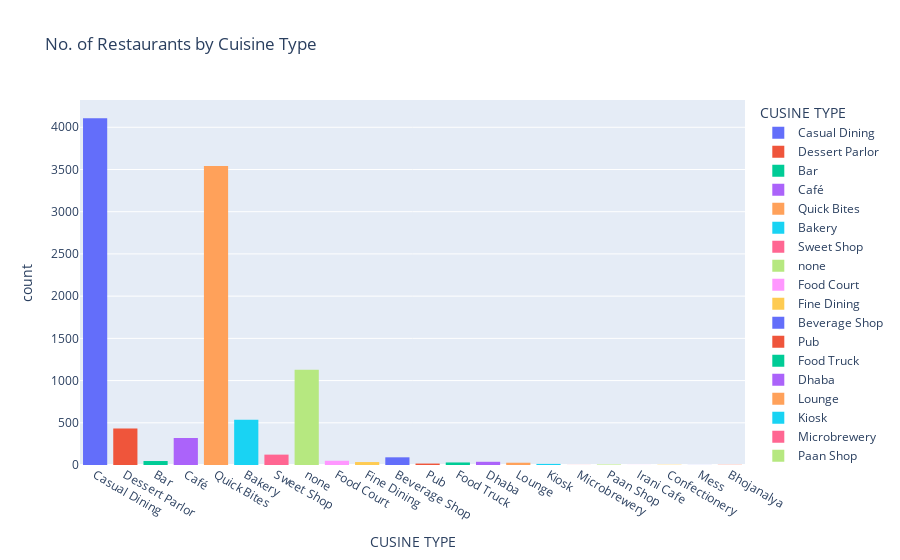

This figure's notebook cell:
### Markdown cell above
# 5. Performing Exploratory Data Analysis

#### Q1) How many restaurants are in Mumbai for each type of cuisine?

### Code cell
fig = px.histogram(zomato_df, x='CUSINE TYPE', color='CUSINE TYPE', title= 'No. of Restaurants by Cuisine Type')
fig.show()

### Figure 1 — Plotly figure (JSON) as saved in the notebook; plotly's stock layout.template omitted (floating-point values rounded to 4 significant figures; data arrays with more than 128 entries replaced by an {"elided": "..."} marker saying what was removed)
{"data": [{"alignmentgroup": "True", "bingroup": "x", "hovertemplate": "CUSINE TYPE=%{x}<br>count=%{y}<extra></extra>", "legendgroup": "Casual Dining", "marker": {"color": "#636efa", "pattern": {"shape": ""}}, "name": "Casual Dining", "offsetgroup": "Casual Dining", "orientation": "v", "showlegend": true, "type": "histogram", "x": {"elided": "4107 str values"}, "xaxis": "x", "yaxis": "y"}, {"alignmentgroup": "True", "bingroup": "x", "hovertemplate": "CUSINE TYPE=%{x}<br>count=%{y}<extra></extra>", "legendgroup": "Dessert Parlor", "marker": {"color": "#EF553B", "pattern": {"shape": ""}}, "name": "Dessert Parlor", "offsetgroup": "Dessert Parlor", "orientation": "v", "showlegend": true, "type": "histogram", "x": {"elided": "431 str values"}, "xaxis": "x", "yaxis": "y"}, {"alignmentgroup": "True", "bingroup": "x", "hovertemplate": "CUSINE TYPE=%{x}<br>count=%{y}<extra></extra>", "legendgroup": "Bar", "marker": {"color": "#00cc96", "pattern": {"shape": ""}}, "name": "Bar", "offsetgroup": "Bar", "orientation": "v", "showlegend": true, "type": "histogram", "x": ["Bar", "Bar", "Bar", "Bar", "Bar", "Bar", "Bar", "Bar", "Bar", "Bar", "Bar", "Bar", "Bar", "Bar", "Bar", "Bar", "Bar", "Bar", "Bar", "Bar", "Bar", "Bar", "Bar", "Bar", "Bar", "Bar", "Bar", "Bar", "Bar", "Bar", "Bar", "Bar", "Bar", "Bar", "Bar", "Bar", "Bar", "Bar", "Bar", "Bar", "Bar", "Bar", "Bar", "Bar", "Bar", "Bar", "Bar"], "xaxis": "x", "yaxis": "y"}, {"alignmentgroup": "True", "bingroup": "x", "hovertemplate": "CUSINE TYPE=%{x}<br>count=%{y}<extra></extra>", "legendgroup": "Café", "marker": {"color": "#ab63fa", "pattern": {"shape": ""}}, "name": "Café", "offsetgroup": "Café", "orientation": "v", "showlegend": true, "type": "histogram", "x": {"elided": "320 str values"}, "xaxis": "x", "yaxis": "y"}, {"alignmentgroup": "True", "bingroup": "x", "hovertemplate": "CUSINE TYPE=%{x}<br>count=%{y}<extra></extra>", "legendgroup": "Quick Bites", "marker": {"color": "#FFA15A", "pattern": {"shape": ""}}, "name": "Quick Bites", "offsetgroup": "Quick Bites", "orientation": "v", "showlegend": true, "type": "histogram", "x": {"elided": "3540 str values"}, "xaxis": "x", "yaxis": "y"}, {"alignmentgroup": "True", "bingroup": "x", "hovertemplate": "CUSINE TYPE=%{x}<br>count=%{y}<extra></extra>", "legendgroup": "Bakery", "marker": {"color": "#19d3f3", "pattern": {"shape": ""}}, "name": "Bakery", "offsetgroup": "Bakery", "orientation": "v", "showlegend": true, "type": "histogram", "x": {"elided": "537 str values"}, "xaxis": "x", "yaxis": "y"}, {"alignmentgroup": "True", "bingroup": "x", "hovertemplate": "CUSINE TYPE=%{x}<br>count=%{y}<extra></extra>", "legendgroup": "Sweet Shop", "marker": {"color": "#FF6692", "pattern": {"shape": ""}}, "name": "Sweet Shop", "offsetgroup": "Sweet Shop", "orientation": "v", "showlegend": true, "type": "histogram", "x": ["Sweet Shop", "Sweet Shop", "Sweet Shop", "Sweet Shop", "Sweet Shop", "Sweet Shop", "Sweet Shop", "Sweet Shop", "Sweet Shop", "Sweet Shop", "Sweet Shop", "Sweet Shop", "Sweet Shop", "Sweet Shop", "Sweet Shop", "Sweet Shop", "Sweet Shop", "Sweet Shop", "Sweet Shop", "Sweet Shop", "Sweet Shop", "Sweet Shop", "Sweet Shop", "Sweet Shop", "Sweet Shop", "Sweet Shop", "Sweet Shop", "Sweet Shop", "Sweet Shop", "Sweet Shop", "Sweet Shop", "Sweet Shop", "Sweet Shop", "Sweet Shop", "Sweet Shop", "Sweet Shop", "Sweet Shop", "Sweet Shop", "Sweet Shop", "Sweet Shop", "Sweet Shop", "Sweet Shop", "Sweet Shop", "Sweet Shop", "Sweet Shop", "Sweet Shop", "Sweet Shop", "Sweet Shop", "Sweet Shop", "Sweet Shop", "Sweet Shop", "Sweet Shop", "Sweet Shop", "Sweet Shop", "Sweet Shop", "Sweet Shop", "Sweet Shop", "Sweet Shop", "Sweet Shop", "Sweet Shop", "Sweet Shop", "Sweet Shop", "Sweet Shop", "Sweet Shop", "Sweet Shop", "Sweet Shop", "Sweet Shop", "Sweet Shop", "Sweet Shop", "Sweet Shop", "Sweet Shop", "Sweet Shop", "Sweet Shop", "Sweet Shop", "Sweet Shop", "Sweet Shop", "Sweet Shop", "Sweet Shop", "Sweet Shop", "Sweet Shop", "Sweet Shop", "Sweet Shop", "Sweet Shop", "Sweet Shop", "Sweet Shop", "Sweet Shop", "Sweet Shop", "Sweet Shop", "Sweet Shop", "Sweet Shop", "Sweet Shop", "Sweet Shop", "Sweet Shop", "Sweet Shop", "Sweet Shop", "Sweet Shop", "Sweet Shop", "Sweet Shop", "Sweet Shop", "Sweet Shop", "Sweet Shop", "Sweet Shop", "Sweet Shop", "Sweet Shop", "Sweet Shop", "Sweet Shop", "Sweet Shop", "Sweet Shop", "Sweet Shop", "Sweet Shop", "Sweet Shop", "Sweet Shop", "Sweet Shop", "Sweet Shop", "Sweet Shop", "Sweet Shop", "Sweet Shop", "Sweet Shop", "Sweet Shop", "Sweet Shop", "Sweet Shop", "Sweet Shop", "Sweet Shop"], "xaxis": "x", "yaxis": "y"}, {"alignmentgroup": "True", "bingroup": "x", "hovertemplate": "CUSINE TYPE=%{x}<br>count=%{y}<extra></extra>", "legendgroup": "none", "marker": {"color": "#B6E880", "pattern": {"shape": ""}}, "name": "none", "offsetgroup": "none", "orientation": "v", "showlegend": true, "type": "histogram", "x": {"elided": "1127 str values"}, "xaxis": "x", "yaxis": "y"}, {"alignmentgroup": "True", "bingroup": "x", "hovertemplate": "CUSINE TYPE=%{x}<br>count=%{y}<extra></extra>", "legendgroup": "Food Court", "marker": {"color": "#FF97FF", "pattern": {"shape": ""}}, "name": "Food Court", "offsetgroup": "Food Court", "orientation": "v", "showlegend": true, "type": "histogram", "x": ["Food Court", "Food Court", "Food Court", "Food Court", "Food Court", "Food Court", "Food Court", "Food Court", "Food Court", "Food Court", "Food Court", "Food Court", "Food Court", "Food Court", "Food Court", "Food Court", "Food Court", "Food Court", "Food Court", "Food Court", "Food Court", "Food Court", "Food Court", "Food Court", "Food Court", "Food Court", "Food Court", "Food Court", "Food Court", "Food Court", "Food Court", "Food Court", "Food Court", "Food Court", "Food Court", "Food Court", "Food Court", "Food Court", "Food Court", "Food Court", "Food Court", "Food Court", "Food Court", "Food Court", "Food Court", "Food Court", "Food Court", "Food Court", "Food Court", "Food Court"], "xaxis": "x", "yaxis": "y"}, {"alignmentgroup": "True", "bingroup": "x", "hovertemplate": "CUSINE TYPE=%{x}<br>count=%{y}<extra></extra>", "legendgroup": "Fine Dining", "marker": {"color": "#FECB52", "pattern": {"shape": ""}}, "name": "Fine Dining", "offsetgroup": "Fine Dining", "orientation": "v", "showlegend": true, "type": "histogram", "x": ["Fine Dining", "Fine Dining", "Fine Dining", "Fine Dining", "Fine Dining", "Fine Dining", "Fine Dining", "Fine Dining", "Fine Dining", "Fine Dining", "Fine Dining", "Fine Dining", "Fine Dining", "Fine Dining", "Fine Dining", "Fine Dining", "Fine Dining", "Fine Dining", "Fine Dining", "Fine Dining", "Fine Dining", "Fine Dining", "Fine Dining", "Fine Dining", "Fine Dining", "Fine Dining", "Fine Dining", "Fine Dining", "Fine Dining", "Fine Dining", "Fine Dining", "Fine Dining", "Fine Dining", "Fine Dining", "Fine Dining"], "xaxis": "x", "yaxis": "y"}, {"alignmentgroup": "True", "bingroup": "x", "hovertemplate": "CUSINE TYPE=%{x}<br>count=%{y}<extra></extra>", "legendgroup": "Beverage Shop", "marker": {"color": "#636efa", "pattern": {"shape": ""}}, "name": "Beverage Shop", "offsetgroup": "Beverage Shop", "orientation": "v", "showlegend": true, "type": "histogram", "x": ["Beverage Shop", "Beverage Shop", "Beverage Shop", "Beverage Shop", "Beverage Shop", "Beverage Shop", "Beverage Shop", "Beverage Shop", "Beverage Shop", "Beverage Shop", "Beverage Shop", "Beverage Shop", "Beverage Shop", "Beverage Shop", "Beverage Shop", "Beverage Shop", "Beverage Shop", "Beverage Shop", "Beverage Shop", "Beverage Shop", "Beverage Shop", "Beverage Shop", "Beverage Shop", "Beverage Shop", "Beverage Shop", "Beverage Shop", "Beverage Shop", "Beverage Shop", "Beverage Shop", "Beverage Shop", "Beverage Shop", "Beverage Shop", "Beverage Shop", "Beverage Shop", "Beverage Shop", "Beverage Shop", "Beverage Shop", "Beverage Shop", "Beverage Shop", "Beverage Shop", "Beverage Shop", "Beverage Shop", "Beverage Shop", "Beverage Shop", "Beverage Shop", "Beverage Shop", "Beverage Shop", "Beverage Shop", "Beverage Shop", "Beverage Shop", "Beverage Shop", "Beverage Shop", "Beverage Shop", "Beverage Shop", "Beverage Shop", "Beverage Shop", "Beverage Shop", "Beverage Shop", "Beverage Shop", "Beverage Shop", "Beverage Shop", "Beverage Shop", "Beverage Shop", "Beverage Shop", "Beverage Shop", "Beverage Shop", "Beverage Shop", "Beverage Shop", "Beverage Shop", "Beverage Shop", "Beverage Shop", "Beverage Shop", "Beverage Shop", "Beverage Shop", "Beverage Shop", "Beverage Shop", "Beverage Shop", "Beverage Shop", "Beverage Shop", "Beverage Shop", "Beverage Shop", "Beverage Shop", "Beverage Shop", "Beverage Shop", "Beverage Shop", "Beverage Shop", "Beverage Shop", "Beverage Shop", "Beverage Shop", "Beverage Shop", "Beverage Shop"], "xaxis": "x", "yaxis": "y"}, {"alignmentgroup": "True", "bingroup": "x", "hovertemplate": "CUSINE TYPE=%{x}<br>count=%{y}<extra></extra>", "legendgroup": "Pub", "marker": {"color": "#EF553B", "pattern": {"shape": ""}}, "name": "Pub", "offsetgroup": "Pub", "orientation": "v", "showlegend": true, "type": "histogram", "x": ["Pub", "Pub", "Pub", "Pub", "Pub", "Pub", "Pub", "Pub", "Pub", "Pub", "Pub", "Pub", "Pub", "Pub", "Pub", "Pub", "Pub"], "xaxis": "x", "yaxis": "y"}, {"alignmentgroup": "True", "bingroup": "x", "hovertemplate": "CUSINE TYPE=%{x}<br>count=%{y}<extra></extra>", "legendgroup": "Food Truck", "marker": {"color": "#00cc96", "pattern": {"shape": ""}}, "name": "Food Truck", "offsetgroup": "Food Truck", "orientation": "v", "showlegend": true, "type": "histogram", "x": ["Food Truck", "Food Truck", "Food Truck", "Food Truck", "Food Truck", "Food Truck", "Food Truck", "Food Truck", "Food Truck", "Food Truck", "Food Truck", "Food Truck", "Food Truck", "Food Truck", "Food Truck", "Food Truck", "Food Truck", "Food Truck", "Food Truck", "Food Truck", "Food Truck", "Food Truck", "Food Truck", "Food Truck", "Food Truck", "Food Truck", "Food Truck", "Food Truck", "Food Truck", "Food Truck"], "xaxis": "x", "yaxis": "y"}, {"alignmentgroup": "True", "bingroup": "x", "hovertemplate": "CUSINE TYPE=%{x}<br>count=%{y}<extra></extra>", "legendgroup": "Dhaba", "marker": {"color": "#ab63fa", "pattern": {"shape": ""}}, "name": "Dhaba", "offsetgroup": "Dhaba", "orientation": "v", "showlegend": true, "type": "histogram", "x": ["Dhaba", "Dhaba", "Dhaba", "Dhaba", "Dhaba", "Dhaba", "Dhaba", "Dhaba", "Dhaba", "Dhaba", "Dhaba", "Dhaba", "Dhaba", "Dhaba", "Dhaba", "Dhaba", "Dhaba", "Dhaba", "Dhaba", "Dhaba", "Dhaba", "Dhaba", "Dhaba", "Dhaba", "Dhaba", "Dhaba", "Dhaba", "Dhaba", "Dhaba", "Dhaba", "Dhaba", "Dhaba", "Dhaba", "Dhaba", "Dhaba", "Dhaba", "Dhaba", "Dhaba"], "xaxis": "x", "yaxis": "y"}, {"alignmentgroup": "True", "bingroup": "x", "hovertemplate": "CUSINE TYPE=%{x}<br>count=%{y}<extra></extra>", "legendgroup": "Lounge", "marker": {"color": "#FFA15A", "pattern": {"shape": ""}}, "name": "Lounge", "offsetgroup": "Lounge", "orientation": "v", "showlegend": true, "type": "histogram", "x": ["Lounge", "Lounge", "Lounge", "Lounge", "Lounge", "Lounge", "Lounge", "Lounge", "Lounge", "Lounge", "Lounge", "Lounge", "Lounge", "Lounge", "Lounge", "Lounge", "Lounge", "Lounge", "Lounge", "Lounge", "Lounge", "Lounge", "Lounge", "Lounge", "Lounge", "Lounge", "Lounge"], "xaxis": "x", "yaxis": "y"}, {"alignmentgroup": "True", "bingroup": "x", "hovertemplate": "CUSINE TYPE=%{x}<br>count=%{y}<extra></extra>", "legendgroup": "Kiosk", "marker": {"color": "#19d3f3", "pattern": {"shape": ""}}, "name": "Kiosk", "offsetgroup": "Kiosk", "orientation": "v", "showlegend": true, "type": "histogram", "x": ["Kiosk", "Kiosk", "Kiosk", "Kiosk", "Kiosk", "Kiosk", "Kiosk", "Kiosk", "Kiosk", "Kiosk", "Kiosk", "Kiosk", "Kiosk"], "xaxis": "x", "yaxis": "y"}, {"alignmentgroup": "True", "bingroup": "x", "hovertemplate": "CUSINE TYPE=%{x}<br>count=%{y}<extra></extra>", "legendgroup": "Microbrewery", "marker": {"color": "#FF6692", "pattern": {"shape": ""}}, "name": "Microbrewery", "offsetgroup": "Microbrewery", "orientation": "v", "showlegend": true, "type": "histogram", "x": ["Microbrewery"], "xaxis": "x", "yaxis": "y"}, {"alignmentgroup": "True", "bingroup": "x", "hovertemplate": "CUSINE TYPE=%{x}<br>count=%{y}<extra></extra>", "legendgroup": "Paan Shop", "marker": {"color": "#B6E880", "pattern": {"shape": ""}}, "name": "Paan Shop", "offsetgroup": "Paan Shop", "orientation": "v", "showlegend": true, "type": "histogram", "x": ["Paan Shop", "Paan Shop", "Paan Shop", "Paan Shop", "Paan Shop", "Paan Shop"], "xaxis": "x", "yaxis": "y"}, {"alignmentgroup": "True", "bingroup": "x", "hovertemplate": "CUSINE TYPE=%{x}<br>count=%{y}<extra></extra>", "legendgroup": "Irani Cafe", "marker": {"color": "#FF97FF", "pattern": {"shape": ""}}, "name": "Irani Cafe", "offsetgroup": "Irani Cafe", "orientation": "v", "showlegend": true, "type": "histogram", "x": ["Irani Cafe"], "xaxis": "x", "yaxis": "y"}, {"alignmentgroup": "True", "bingroup": "x", "hovertemplate": "CUSINE TYPE=%{x}<br>count=%{y}<extra></extra>", "legendgroup": "Confectionery", "marker": {"color": "#FECB52", "pattern": {"shape": ""}}, "name": "Confectionery", "offsetgroup": "Confectionery", "orientation": "v", "showlegend": true, "type": "histogram", "x": ["Confectionery", "Confectionery", "Confectionery"], "xaxis": "x", "yaxis": "y"}, {"alignmentgroup": "True", "bingroup": "x", "hovertemplate": "CUSINE TYPE=%{x}<br>count=%{y}<extra></extra>", "legendgroup": "Mess", "marker": {"color": "#636efa", "pattern": {"shape": ""}}, "name": "Mess", "offsetgroup": "Mess", "orientation": "v", "showlegend": true, "type": "histogram", "x": ["Mess"], "xaxis": "x", "yaxis": "y"}, {"alignmentgroup": "True", "bingroup": "x", "hovertemplate": "CUSINE TYPE=%{x}<br>count=%{y}<extra></extra>", "legendgroup": "Bhojanalya", "marker": {"color": "#EF553B", "pattern": {"shape": ""}}, "name": "Bhojanalya", "offsetgroup": "Bhojanalya", "orientation": "v", "showlegend": true, "type": "histogram", "x": ["Bhojanalya", "Bhojanalya"], "xaxis": "x", "yaxis": "y"}], "layout": {"autosize": true, "barmode": "relative", "legend": {"title": {"text": "CUSINE TYPE"}, "tracegroupgap": 0}, "title": {"text": "No. of Restaurants by Cuisine Type"}, "xaxis": {"anchor": "y", "autorange": true, "categoryarray": ["Casual Dining", "Dessert Parlor", "Bar", "Café", "Quick Bites", "Bakery", "Sweet Shop", "none", "Food Court", "Fine Dining", "Beverage Shop", "Pub", "Food Truck", "Dhaba", "Lounge", "Kiosk", "Microbrewery", "Paan Shop", "Irani Cafe", "Confectionery", "Mess", "Bhojanalya"], "categoryorder": "array", "domain": [0, 1], "range": [-0.5, 21.5], "title": {"text": "CUSINE TYPE"}, "type": "category"}, "yaxis": {"anchor": "x", "autorange": true, "domain": [0, 1], "range": [0, 4323.0], "title": {"text": "count"}}}}
